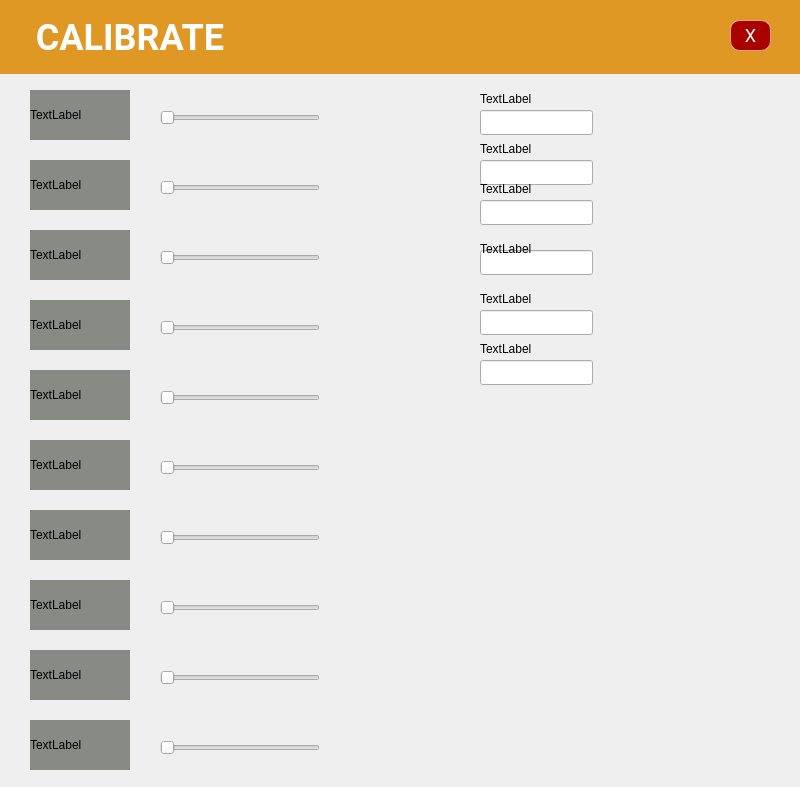
<?xml version="1.0" encoding="UTF-8"?>
<ui version="4.0">
 <class>Form</class>
 <widget class="QWidget" name="Form">
  <property name="geometry">
   <rect>
    <x>0</x>
    <y>0</y>
    <width>800</width>
    <height>787</height>
   </rect>
  </property>
  <property name="windowTitle">
   <string>Form</string>
  </property>
  <widget class="QSlider" name="horizontalSlider_6">
   <property name="geometry">
    <rect>
     <x>160</x>
     <y>390</y>
     <width>160</width>
     <height>16</height>
    </rect>
   </property>
   <property name="orientation">
    <enum>Qt::Horizontal</enum>
   </property>
  </widget>
  <widget class="QLabel" name="label">
   <property name="geometry">
    <rect>
     <x>30</x>
     <y>90</y>
     <width>100</width>
     <height>50</height>
    </rect>
   </property>
   <property name="styleSheet">
    <string notr="true">background-color: rgb(136, 138, 133);</string>
   </property>
   <property name="text">
    <string>TextLabel</string>
   </property>
  </widget>
  <widget class="QSlider" name="horizontalSlider">
   <property name="geometry">
    <rect>
     <x>160</x>
     <y>110</y>
     <width>160</width>
     <height>16</height>
    </rect>
   </property>
   <property name="orientation">
    <enum>Qt::Horizontal</enum>
   </property>
  </widget>
  <widget class="QSlider" name="horizontalSlider_9">
   <property name="geometry">
    <rect>
     <x>160</x>
     <y>670</y>
     <width>160</width>
     <height>16</height>
    </rect>
   </property>
   <property name="orientation">
    <enum>Qt::Horizontal</enum>
   </property>
  </widget>
  <widget class="QLabel" name="label_6">
   <property name="geometry">
    <rect>
     <x>30</x>
     <y>300</y>
     <width>100</width>
     <height>50</height>
    </rect>
   </property>
   <property name="styleSheet">
    <string notr="true">background-color: rgb(136, 138, 133);</string>
   </property>
   <property name="text">
    <string>TextLabel</string>
   </property>
  </widget>
  <widget class="QLabel" name="label_5">
   <property name="geometry">
    <rect>
     <x>30</x>
     <y>720</y>
     <width>100</width>
     <height>50</height>
    </rect>
   </property>
   <property name="styleSheet">
    <string notr="true">background-color: rgb(136, 138, 133);</string>
   </property>
   <property name="text">
    <string>TextLabel</string>
   </property>
  </widget>
  <widget class="QLabel" name="label_10">
   <property name="geometry">
    <rect>
     <x>30</x>
     <y>650</y>
     <width>100</width>
     <height>50</height>
    </rect>
   </property>
   <property name="styleSheet">
    <string notr="true">background-color: rgb(136, 138, 133);</string>
   </property>
   <property name="text">
    <string>TextLabel</string>
   </property>
  </widget>
  <widget class="QSlider" name="horizontalSlider_10">
   <property name="geometry">
    <rect>
     <x>160</x>
     <y>740</y>
     <width>160</width>
     <height>16</height>
    </rect>
   </property>
   <property name="orientation">
    <enum>Qt::Horizontal</enum>
   </property>
  </widget>
  <widget class="QLabel" name="label_4">
   <property name="geometry">
    <rect>
     <x>30</x>
     <y>230</y>
     <width>100</width>
     <height>50</height>
    </rect>
   </property>
   <property name="styleSheet">
    <string notr="true">background-color: rgb(136, 138, 133);</string>
   </property>
   <property name="text">
    <string>TextLabel</string>
   </property>
  </widget>
  <widget class="QSlider" name="horizontalSlider_4">
   <property name="geometry">
    <rect>
     <x>160</x>
     <y>250</y>
     <width>160</width>
     <height>16</height>
    </rect>
   </property>
   <property name="orientation">
    <enum>Qt::Horizontal</enum>
   </property>
  </widget>
  <widget class="QSlider" name="horizontalSlider_2">
   <property name="geometry">
    <rect>
     <x>160</x>
     <y>180</y>
     <width>160</width>
     <height>16</height>
    </rect>
   </property>
   <property name="orientation">
    <enum>Qt::Horizontal</enum>
   </property>
  </widget>
  <widget class="QSlider" name="horizontalSlider_5">
   <property name="geometry">
    <rect>
     <x>160</x>
     <y>320</y>
     <width>160</width>
     <height>16</height>
    </rect>
   </property>
   <property name="orientation">
    <enum>Qt::Horizontal</enum>
   </property>
  </widget>
  <widget class="QLabel" name="label_8">
   <property name="geometry">
    <rect>
     <x>30</x>
     <y>440</y>
     <width>100</width>
     <height>50</height>
    </rect>
   </property>
   <property name="styleSheet">
    <string notr="true">background-color: rgb(136, 138, 133);</string>
   </property>
   <property name="text">
    <string>TextLabel</string>
   </property>
  </widget>
  <widget class="QLabel" name="label_11">
   <property name="geometry">
    <rect>
     <x>30</x>
     <y>580</y>
     <width>100</width>
     <height>50</height>
    </rect>
   </property>
   <property name="styleSheet">
    <string notr="true">background-color: rgb(136, 138, 133);</string>
   </property>
   <property name="text">
    <string>TextLabel</string>
   </property>
  </widget>
  <widget class="QSlider" name="horizontalSlider_7">
   <property name="geometry">
    <rect>
     <x>160</x>
     <y>530</y>
     <width>160</width>
     <height>16</height>
    </rect>
   </property>
   <property name="orientation">
    <enum>Qt::Horizontal</enum>
   </property>
  </widget>
  <widget class="QLabel" name="label_9">
   <property name="geometry">
    <rect>
     <x>30</x>
     <y>510</y>
     <width>100</width>
     <height>50</height>
    </rect>
   </property>
   <property name="styleSheet">
    <string notr="true">background-color: rgb(136, 138, 133);</string>
   </property>
   <property name="text">
    <string>TextLabel</string>
   </property>
  </widget>
  <widget class="QSlider" name="horizontalSlider_8">
   <property name="geometry">
    <rect>
     <x>160</x>
     <y>600</y>
     <width>160</width>
     <height>16</height>
    </rect>
   </property>
   <property name="orientation">
    <enum>Qt::Horizontal</enum>
   </property>
  </widget>
  <widget class="QLabel" name="label_3">
   <property name="geometry">
    <rect>
     <x>30</x>
     <y>160</y>
     <width>100</width>
     <height>50</height>
    </rect>
   </property>
   <property name="styleSheet">
    <string notr="true">background-color: rgb(136, 138, 133);</string>
   </property>
   <property name="text">
    <string>TextLabel</string>
   </property>
  </widget>
  <widget class="QLabel" name="label_7">
   <property name="geometry">
    <rect>
     <x>30</x>
     <y>370</y>
     <width>100</width>
     <height>50</height>
    </rect>
   </property>
   <property name="styleSheet">
    <string notr="true">background-color: rgb(136, 138, 133);</string>
   </property>
   <property name="text">
    <string>TextLabel</string>
   </property>
  </widget>
  <widget class="QSlider" name="horizontalSlider_3">
   <property name="geometry">
    <rect>
     <x>160</x>
     <y>460</y>
     <width>160</width>
     <height>16</height>
    </rect>
   </property>
   <property name="orientation">
    <enum>Qt::Horizontal</enum>
   </property>
  </widget>
  <widget class="QPushButton" name="pushButton_7">
   <property name="geometry">
    <rect>
     <x>730</x>
     <y>20</y>
     <width>41</width>
     <height>31</height>
    </rect>
   </property>
   <property name="styleSheet">
    <string notr="true">background: #AA0000;
border: 0.5px solid rgba(255, 255, 255, 0.48);
box-sizing: border-box;
border-radius: 10px;
transform: matrix(1, 0, 0, 1, 0, 0);

font-family: Roboto;
font-style: normal;
font-weight: normal;
font-size: 18px;
line-height: 28px;

color: #FFFFFF;</string>
   </property>
   <property name="text">
    <string>X</string>
   </property>
  </widget>
  <widget class="QLabel" name="label_2">
   <property name="geometry">
    <rect>
     <x>0</x>
     <y>0</y>
     <width>800</width>
     <height>74</height>
    </rect>
   </property>
   <property name="styleSheet">
    <string notr="true">font-family: Roboto;
font-style: normal;
font-weight: bold;
font-size: 36px;
line-height: 42px;

color: #FFFFFF;
background-color: #E09825;</string>
   </property>
   <property name="text">
    <string>    CALIBRATE</string>
   </property>
  </widget>
  <widget class="QLineEdit" name="lineEdit">
   <property name="geometry">
    <rect>
     <x>480</x>
     <y>110</y>
     <width>113</width>
     <height>25</height>
    </rect>
   </property>
  </widget>
  <widget class="QLineEdit" name="lineEdit_2">
   <property name="geometry">
    <rect>
     <x>480</x>
     <y>160</y>
     <width>113</width>
     <height>25</height>
    </rect>
   </property>
  </widget>
  <widget class="QLineEdit" name="lineEdit_3">
   <property name="geometry">
    <rect>
     <x>480</x>
     <y>200</y>
     <width>113</width>
     <height>25</height>
    </rect>
   </property>
  </widget>
  <widget class="QLineEdit" name="lineEdit_4">
   <property name="geometry">
    <rect>
     <x>480</x>
     <y>250</y>
     <width>113</width>
     <height>25</height>
    </rect>
   </property>
  </widget>
  <widget class="QLineEdit" name="lineEdit_5">
   <property name="geometry">
    <rect>
     <x>480</x>
     <y>310</y>
     <width>113</width>
     <height>25</height>
    </rect>
   </property>
  </widget>
  <widget class="QLineEdit" name="lineEdit_6">
   <property name="geometry">
    <rect>
     <x>480</x>
     <y>360</y>
     <width>113</width>
     <height>25</height>
    </rect>
   </property>
  </widget>
  <widget class="QLabel" name="label_12">
   <property name="geometry">
    <rect>
     <x>480</x>
     <y>90</y>
     <width>67</width>
     <height>17</height>
    </rect>
   </property>
   <property name="text">
    <string>TextLabel</string>
   </property>
  </widget>
  <widget class="QLabel" name="label_13">
   <property name="geometry">
    <rect>
     <x>480</x>
     <y>140</y>
     <width>67</width>
     <height>17</height>
    </rect>
   </property>
   <property name="text">
    <string>TextLabel</string>
   </property>
  </widget>
  <widget class="QLabel" name="label_14">
   <property name="geometry">
    <rect>
     <x>480</x>
     <y>180</y>
     <width>67</width>
     <height>17</height>
    </rect>
   </property>
   <property name="text">
    <string>TextLabel</string>
   </property>
  </widget>
  <widget class="QLabel" name="label_15">
   <property name="geometry">
    <rect>
     <x>480</x>
     <y>240</y>
     <width>67</width>
     <height>17</height>
    </rect>
   </property>
   <property name="text">
    <string>TextLabel</string>
   </property>
  </widget>
  <widget class="QLabel" name="label_16">
   <property name="geometry">
    <rect>
     <x>480</x>
     <y>290</y>
     <width>67</width>
     <height>17</height>
    </rect>
   </property>
   <property name="text">
    <string>TextLabel</string>
   </property>
  </widget>
  <widget class="QLabel" name="label_17">
   <property name="geometry">
    <rect>
     <x>480</x>
     <y>340</y>
     <width>67</width>
     <height>17</height>
    </rect>
   </property>
   <property name="text">
    <string>TextLabel</string>
   </property>
  </widget>
  <widget class="QPushButton" name="pushButton_10">
   <property name="geometry">
    <rect>
     <x>10</x>
     <y>380</y>
     <width>65</width>
     <height>65</height>
    </rect>
   </property>
   <property name="styleSheet">
    <string notr="true">border-image: url(:/prefijoNuevo/back.png);
border-radius:30px</string>
   </property>
   <property name="text">
    <string/>
   </property>
  </widget>
  <widget class="QPushButton" name="pushButton_11">
   <property name="geometry">
    <rect>
     <x>720</x>
     <y>380</y>
     <width>65</width>
     <height>65</height>
    </rect>
   </property>
   <property name="styleSheet">
    <string notr="true">border-image: url(:/check/check2.png);
border-radius:30px</string>
   </property>
   <property name="text">
    <string/>
   </property>
  </widget>
  <zorder>horizontalSlider_6</zorder>
  <zorder>label</zorder>
  <zorder>horizontalSlider</zorder>
  <zorder>horizontalSlider_9</zorder>
  <zorder>label_6</zorder>
  <zorder>label_5</zorder>
  <zorder>label_10</zorder>
  <zorder>horizontalSlider_10</zorder>
  <zorder>label_4</zorder>
  <zorder>horizontalSlider_4</zorder>
  <zorder>horizontalSlider_2</zorder>
  <zorder>horizontalSlider_5</zorder>
  <zorder>label_8</zorder>
  <zorder>label_11</zorder>
  <zorder>horizontalSlider_7</zorder>
  <zorder>label_9</zorder>
  <zorder>horizontalSlider_8</zorder>
  <zorder>label_3</zorder>
  <zorder>label_7</zorder>
  <zorder>horizontalSlider_3</zorder>
  <zorder>label_2</zorder>
  <zorder>pushButton_7</zorder>
  <zorder>lineEdit</zorder>
  <zorder>lineEdit_2</zorder>
  <zorder>lineEdit_3</zorder>
  <zorder>lineEdit_4</zorder>
  <zorder>lineEdit_5</zorder>
  <zorder>lineEdit_6</zorder>
  <zorder>label_12</zorder>
  <zorder>label_13</zorder>
  <zorder>label_14</zorder>
  <zorder>label_15</zorder>
  <zorder>label_16</zorder>
  <zorder>label_17</zorder>
  <zorder>pushButton_10</zorder>
  <zorder>pushButton_11</zorder>
 </widget>
 <resources>
  <include location="test.qrc"/>
 </resources>
 <connections/>
</ui>
